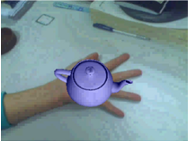
//> input picture new/1.png, 188 x 141 px, given in place of the camera
$ ./stabilize   (built with g++ and OpenCV 4)
//> lines starting //> are read from the running program, lines starting //| are printed output that depends on the picture
/*
Thanks Nghia Ho for his excellent code.
And,I modified the smooth step using a simple kalman filter .
So,It can processes live video streaming.
modified by chen jia.
email:chenjia2013@foxmail.com
*/

#include <opencv2/opencv.hpp>
#include <iostream>
#include <cassert>
#include <cmath>
#include <fstream>

using namespace std;
using namespace cv;

Mat fgMaskMOG2; //fg mask fg mask generated by MOG2 method
Ptr<BackgroundSubtractor> pMOG2; //MOG2 Background subtractor
int keyboard; //input from keyboard

//mine
Mat inverted; //inverted mask
Mat masked; //frame after mask
Mat gaussian; //mask w/ Gaussian blur
Mat gMasked; //gaussian masked image

// This video stablisation smooths the global trajectory using a sliding average window

//const int SMOOTHING_RADIUS = 15; // In frames. The larger the more stable the video, but less reactive to sudden panning
const int HORIZONTAL_BORDER_CROP = 20; // In pixels. Crops the border to reduce the black borders from stabilisation being too noticeable.

// 1. Get previous to current frame transformation (dx, dy, da) for all frames
// 2. Accumulate the transformations to get the image trajectory
// 3. Smooth out the trajectory using an averaging window
// 4. Generate new set of previous to current transform, such that the trajectory ends up being the same as the smoothed trajectory
// 5. Apply the new transformation to the video

struct TransformParam
{
    TransformParam() {}
    TransformParam(double _dx, double _dy, double _da) {
        dx = _dx;
        dy = _dy;
        da = _da;
    }

    double dx;
    double dy;
    double da; // angle
};

struct Trajectory
{
    Trajectory() {}
    Trajectory(double _x, double _y, double _a) {
        x = _x;
        y = _y;
        a = _a;
    }
  // "+"
  friend Trajectory operator+(const Trajectory &c1,const Trajectory  &c2){
    return Trajectory(c1.x+c2.x,c1.y+c2.y,c1.a+c2.a);
  }
  //"-"
  friend Trajectory operator-(const Trajectory &c1,const Trajectory  &c2){
    return Trajectory(c1.x-c2.x,c1.y-c2.y,c1.a-c2.a);
  }
  //"*"
  friend Trajectory operator*(const Trajectory &c1,const Trajectory  &c2){
    return Trajectory(c1.x*c2.x,c1.y*c2.y,c1.a*c2.a);
  }
  //"/"
  friend Trajectory operator/(const Trajectory &c1,const Trajectory  &c2){
    return Trajectory(c1.x/c2.x,c1.y/c2.y,c1.a/c2.a);
  }
  //"="
  Trajectory operator =(const Trajectory &rx){
    x = rx.x;
    y = rx.y;
    a = rx.a;
    return Trajectory(x,y,a);
  }

    double x;
    double y;
    double a; // angle
};
//
int main(int argc, char **argv)
{
  // For further analysis
  ofstream out_transform("prev_to_cur_transformation.txt");
  ofstream out_trajectory("trajectory.txt");
  ofstream out_smoothed_trajectory("smoothed_trajectory.txt");
  ofstream out_new_transform("new_prev_to_cur_transformation.txt");

  VideoCapture cap(0);
  assert(cap.isOpened());

  Mat cur, cur_grey;
  Mat prev, prev_grey;

  cap >> prev;//get the first frame.ch
//> prev is the input picture: 141 rows x 188 cols, CV_8UC3; mean B, G, R 152.8, 145.7, 122.6
  cvtColor(prev, prev_grey, COLOR_BGR2GRAY);
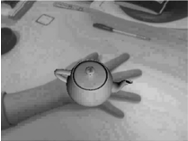
//> prev_grey: 141 rows x 188 cols, CV_8UC1; min 8, max 255, mean 139.6

  // Step 1 - Get previous to current frame transformation (dx, dy, da) for all frames
  vector <TransformParam> prev_to_cur_transform; // previous to current
  // Accumulated frame to frame transform
  double a = 0;
  double x = 0;
  double y = 0;
  // Step 2 - Accumulate the transformations to get the image trajectory
  vector <Trajectory> trajectory; // trajectory at all frames
  //
  // Step 3 - Smooth out the trajectory using an averaging window
  vector <Trajectory> smoothed_trajectory; // trajectory at all frames
  Trajectory X;//posteriori state estimate
  Trajectory  X_;//priori estimate
  Trajectory P;// posteriori estimate error covariance
  Trajectory P_;// priori estimate error covariance
  Trajectory K;//gain
  Trajectory  z;//actual measurement
  double pstd = 4e-3;//can be changed
  double cstd = 0.25;//can be changed
  Trajectory Q(pstd,pstd,pstd);// process noise covariance
  Trajectory R(cstd,cstd,cstd);// measurement noise covariance
  // Step 4 - Generate new set of previous to current transform, such that the trajectory ends up being the same as the smoothed trajectory
  vector <TransformParam> new_prev_to_cur_transform;
  //
  // Step 5 - Apply the new transformation to the video
  //cap.set(CV_CAP_PROP_POS_FRAMES, 0);
  Mat T(2,3,CV_64F);

  int vert_border = HORIZONTAL_BORDER_CROP * prev.rows / prev.cols; // get the aspect ratio correct
//> vert_border = 15
  VideoWriter outputVideo;
  outputVideo.open("compare.avi" , CV_FOURCC('X','V','I','D'), 24,cvSize(cur.rows, cur.cols*2+10), true);
  //
  int k=1;
  int max_frames = cap.get(CV_CAP_PROP_FRAME_COUNT);
  Mat last_T;
  Mat prev_grey_,cur_grey_;

  while(true) {

    cap >> cur;
    if(cur.data == NULL) {
      break;
    }

    cvtColor(cur, cur_grey, COLOR_BGR2GRAY);

    // vector from prev to cur
    vector <Point2f> prev_corner, cur_corner;
    vector <Point2f> prev_corner2, cur_corner2;
    vector <uchar> status;
    vector <float> err;

    goodFeaturesToTrack(prev_grey, prev_corner, 200, 0.01, 30);
//> prev_corner = 18 Points (x, y), first 12: [131, 82], [2, 2], [69, 74], [2, 54], [5, 93], [112, 31], [2, 130], [92, 1], [158, 12], [36, 21], [100, 61], [122, 116]
    calcOpticalFlowPyrLK(prev_grey, cur_grey, prev_corner, cur_corner, status, err);
//> cur_corner has the same summary as prev_corner; status = 18 values from 1 to 1

    // weed out bad matches
    for(size_t i=0; i < status.size(); i++) {
      if(status[i]) {
        prev_corner2.push_back(prev_corner[i]);
        cur_corner2.push_back(cur_corner[i]);
      }
    }
//> this loop made 18 passes

    // translation + rotation only
    Mat T = estimateRigidTransform(prev_corner2, cur_corner2, false); // false = rigid transform, no scaling/shearing
//> T = [[1, 0, 0], [0, 1, 0]]

    // in rare cases no transform is found. We'll just use the last known good transform.
    if(T.data == NULL) {
      last_T.copyTo(T);
    }

    T.copyTo(last_T);
//> last_T = [[1, 0, 0], [0, 1, 0]]

    // decompose T
    double dx = T.at<double>(0,2);
//> dx = 0
    double dy = T.at<double>(1,2);
//> dy = 0
    double da = atan2(T.at<double>(1,0), T.at<double>(0,0));
//> da = 0
    //
    //prev_to_cur_transform.push_back(TransformParam(dx, dy, da));

    out_transform << k << " " << dx << " " << dy << " " << da << endl;
    //
    // Accumulated frame to frame transform
    x += dx;
//> x = 0
    y += dy;
//> y = 0
    a += da;
//> a = 0
    //trajectory.push_back(Trajectory(x,y,a));
    //
    out_trajectory << k << " " << x << " " << y << " " << a << endl;
    //
    z = Trajectory(x,y,a);
    //
    if(k==1){
      // intial guesses
      X = Trajectory(0,0,0); //Initial estimate,  set 0
      P =Trajectory(1,1,1); //set error variance,set 1
    }
    else
    {
      //time update£¨prediction£©
      X_ = X; //X_(k) = X(k-1);
      P_ = P+Q; //P_(k) = P(k-1)+Q;
      // measurement update£¨correction£©
      K = P_/( P_+R ); //gain;K(k) = P_(k)/( P_(k)+R );
      X = X_+K*(z-X_); //z-X_ is residual,X(k) = X_(k)+K(k)*(z(k)-X_(k));
      P = (Trajectory(1,1,1)-K)*P_; //P(k) = (1-K(k))*P_(k);
    }
    //smoothed_trajectory.push_back(X);
    out_smoothed_trajectory << k << " " << X.x << " " << X.y << " " << X.a << endl;
    //-
    // target - current
    double diff_x = X.x - x;//
//> diff_x = 0
    double diff_y = X.y - y;
//> diff_y = 0
    double diff_a = X.a - a;
//> diff_a = 0

    dx = dx + diff_x;
    dy = dy + diff_y;
    da = da + diff_a;

    //new_prev_to_cur_transform.push_back(TransformParam(dx, dy, da));
    //
    out_new_transform << k << " " << dx << " " << dy << " " << da << endl;
    //
    T.at<double>(0,0) = cos(da);
    T.at<double>(0,1) = -sin(da);
    T.at<double>(1,0) = sin(da);
    T.at<double>(1,1) = cos(da);

    T.at<double>(0,2) = dx;
    T.at<double>(1,2) = dy;

    Mat cur2;

    warpAffine(prev, cur2, T, cur.size());

    cur2 = cur2(Range(vert_border, cur2.rows-vert_border), Range(HORIZONTAL_BORDER_CROP, cur2.cols-HORIZONTAL_BORDER_CROP));
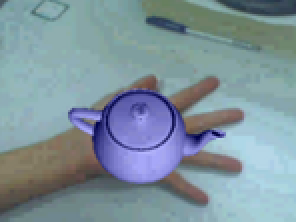
//> cur2: 111 rows x 148 cols, CV_8UC3 (shown 2 times larger); mean B, G, R 156.8, 147.1, 126.9

    // Resize cur2 back to cur size, for better side by side comparison
    resize(cur2, cur2, cur.size());
//> cur2: 141 rows x 188 cols, CV_8UC3

    pMOG2 = createBackgroundSubtractorMOG2();
    pMOG2->apply(cur, fgMaskMOG2, 0.3);
//> fgMaskMOG2: 141 rows x 188 cols, CV_8UC1; every value is 127
    //show the current frame and the fg masks
    imshow("cur", cur);
    imshow("cur2", cur2);
    imshow("FG Mask MOG 2", fgMaskMOG2);

    //invert fg mask
    inverted = Mat::zeros(fgMaskMOG2.rows, fgMaskMOG2.cols, CV_8UC1);
    bitwise_not(fgMaskMOG2, inverted);
//> inverted: 141 rows x 188 cols, CV_8UC1; every value is 128
    //imshow("inverted mask", inverted);

    //gaussian blur on mask
    gaussian = Mat::zeros(inverted.rows, inverted.cols, CV_8UC1);
    GaussianBlur(inverted, gaussian, Size(7, 7), 0, 0);
    //blur it some more b/c changing sigma vals made some parts more visible?
    GaussianBlur(gaussian, gaussian, Size(7, 7), 0, 0);
    GaussianBlur(gaussian, gaussian, Size(7, 7), 0, 0);
    GaussianBlur(gaussian, gaussian, Size(7, 7), 0, 0);
    GaussianBlur(gaussian, gaussian, Size(7, 7), 0, 0);

    //threshold mask
    for(int col = 0; col < gaussian.cols; col++)
    {
        for(int row = 0; row < gaussian.rows; row++)
        {
            if(gaussian.at<uchar>(row, col) < 254)
            {
                gaussian.at<uchar>(row, col) = 0;
            }
        }
    }
//> gaussian: 141 rows x 188 cols, CV_8UC1; every value is 0
    //imshow("threshold", gaussian);

    //mask original frame w/ inverted
    cur2.copyTo(masked, inverted);
    //imshow("masked frame", masked);

    //mask original w/ gaussian
    cur2.copyTo(gMasked, gaussian);
//> gMasked: 141 rows x 188 cols, CV_8UC3; every value is 0
    imshow("gaussian masked", gMasked);


    // Now draw the original and stablised side by side for coolness
    Mat canvas = Mat::zeros(cur.rows, cur.cols*2+10, cur.type());

    prev.copyTo(canvas(Range::all(), Range(0, cur2.cols)));
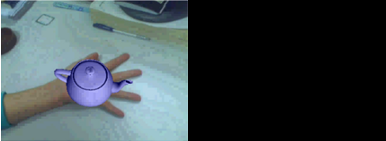
//> canvas: 141 rows x 386 cols, CV_8UC3; mean B, G, R 74.4, 71, 59.7
    cur2.copyTo(canvas(Range::all(), Range(cur2.cols+10, cur2.cols*2+10)));
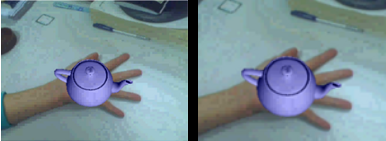
//> canvas: 141 rows x 386 cols, CV_8UC3; mean B, G, R 150.7, 142.5, 121.5

    // If too big to fit on the screen, then scale it down by 2, hopefully it'll fit :)
    if(canvas.cols > 1920) {
      resize(canvas, canvas, Size(canvas.cols/2, canvas.rows/2));
    }
    //outputVideo<<canvas;
    //imshow("before and after", cur2);

    waitKey(10);
    //
    prev = cur.clone();//cur.copyTo(prev);
    cur_grey.copyTo(prev_grey);

    cout << "Frame: " << k << "/" << max_frames << " - good optical flow: " << prev_corner2.size() << endl;
//| Frame: 1/1 - good optical flow: 18
    k++;

  }
  return 0;
}

$ run again, on new/2.png
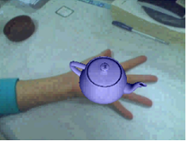
//> input picture new/2.png, 186 x 141 px, given in place of the camera
//> prev is the input picture: 141 rows x 186 cols, CV_8UC3; mean B, G, R 150.8, 143.1, 119.4
//> `cvtColor(prev, prev_grey, COLOR_BGR2GRAY);`:
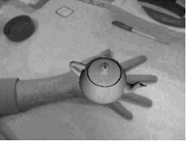
//> prev_grey: 141 rows x 186 cols, CV_8UC1; min 5, max 248, mean 136.9
//> prev_corner = 22 Points (x, y), first 12: [183, 27], [84, 67], [143, 85], [17, 79], [130, 30], [183, 138], [55, 12], [131, 118], [119, 62], [112, 3], [2, 33], [4, 138]
//> cur_corner has the same summary as prev_corner; status = 22 values from 1 to 1
//> the loop `for(size_t i=0; i < status.size(); i++)` made 22 passes
//> T = [[1, 0, 0], [0, 1, 0]]
//> dx = 0
//> fgMaskMOG2: 141 rows x 186 cols, CV_8UC1; every value is 127
//> inverted: 141 rows x 186 cols, CV_8UC1; every value is 128
//> gMasked: 141 rows x 186 cols, CV_8UC3; every value is 0
//> `cur2.copyTo(canvas(Range::all(), Range(cur2.cols+10, cur2.cols*2+10)));`:
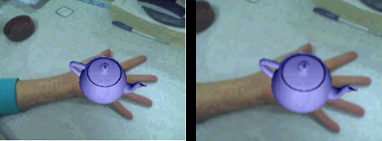
//> canvas: 141 rows x 382 cols, CV_8UC3; mean B, G, R 147.5, 138.8, 118.2
//| Frame: 1/1 - good optical flow: 22
